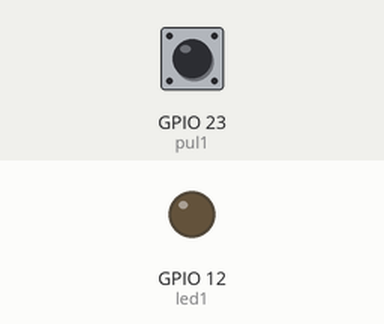
Recording of a sketch running on a simulated ESP32. On the bench: output pins drawn as LEDs (lit = HIGH). Inputs (shaded band) come from the test bench; at power-on: GPIO 23 (pul1) HIGH.

Above: at 1.2 s.
1.3 s: GPIO 23 (pul1) pulled LOW for 0.15 s
At 2.4 s:
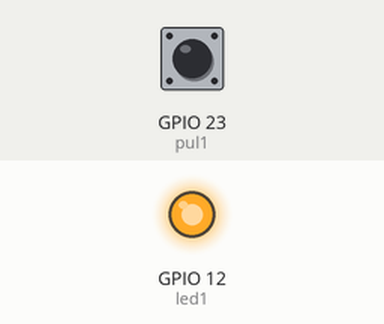
2.9 s: GPIO 23 (pul1) pulled LOW for 1 s
At 3.6 s:
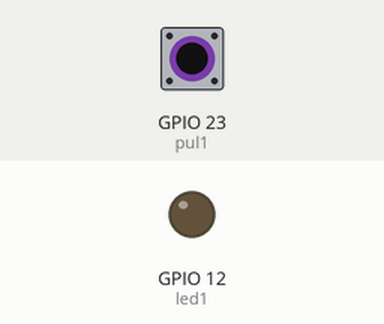
5.4 s: GPIO 23 (pul1) pulled LOW for 3.2 s
At 6.7 s:
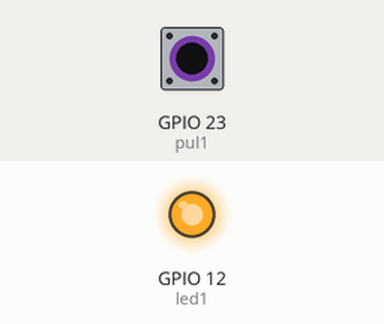
Timing chart, 0 to 8.4 s (numbered marks = the images above; inputs shaded):
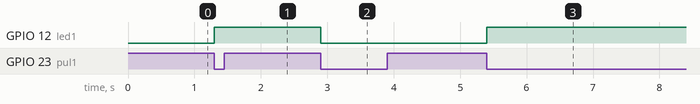

Measured:
- after the input at 1.3 s, GPIO 12 (led1): LOW → HIGH at once
- after the input at 2.9 s, GPIO 12 (led1): HIGH → LOW at once
- after the input at 5.4 s, GPIO 12 (led1): LOW → HIGH at once

The sketch:

practica22.ino
```cpp
// Variables para el manejo de pulsadores
volatile unsigned long lasttime = 0;
volatile unsigned long debounceDelay = 10;  // Tiempo de antirrebote
volatile bool resetRequested = false;       // Bandera para indicar si se solicita reinicio


#define led1 12
#define pul1 23
#define pul2 22


void setup() {

  pinMode(led1, OUTPUT);
  pinMode(pul1, INPUT_PULLUP);
  pinMode(pul2, INPUT_PULLUP);

  Serial.begin(9600);

  //configuracion de interrupciones para los pulsadores
  attachInterrupt(digitalPinToInterrupt(pul1), ContandoAndo, FALLING);

}

void loop() {
}


//Declarmos la clase

void ContandoAndo() {

  if (millis() - lasttime > debounceDelay) {

    if (digitalRead(pul1) == LOW) {
      digitalWrite(led1,!digitalRead(led1));
    }
  }
}
```
